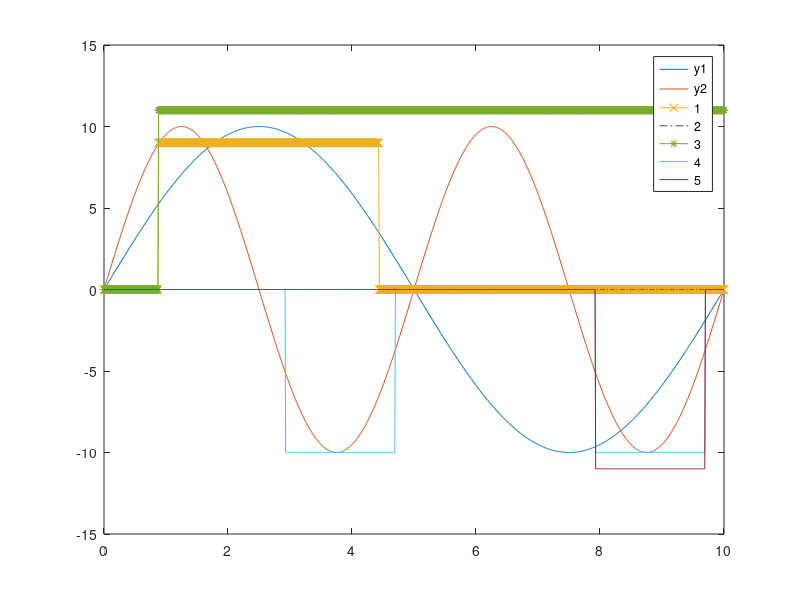

Write the MATLAB code that produced this figure.
clear; 
close all ; 

input_wave = dlmread('sinewave.txt') ; 
state = dlmread('state.txt'); 

t = input_wave(:, 1); 
y1 = input_wave(:, 2);
y2 = input_wave(:, 3); 

s1 = state(:, 1);
s2 = state(:, 2); 
s3 = state(:, 3); 
s4 = state(:, 4); 
s5 = state(:, 5); 

plot(t, y1); 
hold on ; 
plot(t, y2); 
plot(t, s1 * 9, '-x'); 
plot(t, s2 * 10, '-.'); 
plot(t, s3 * 11, '-*'); 
plot(t, -s4 * 10); 
plot(t, -s5 * 11); 
legend('y1', 'y2', '1', '2', '3', '4', '5'); 
